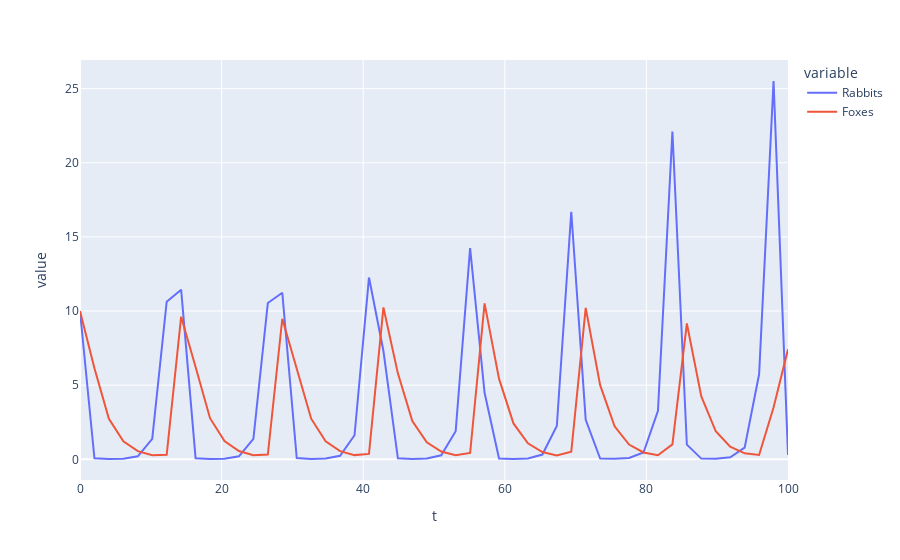

Notebook cell for this chart:
### Code cell
fig = px.line(df, x="t", y=["Rabbits", "Foxes"])
fig
